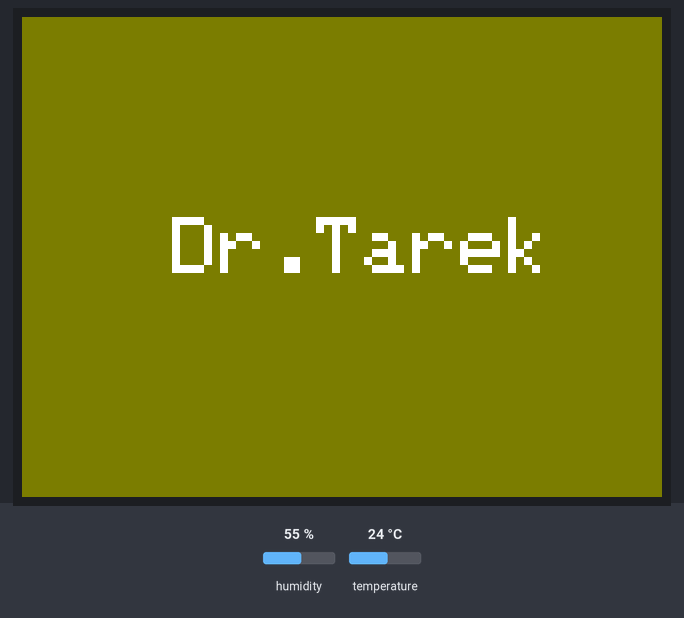
The sketch below on a simulated Arduino Mega 2560, built with avr-gcc and run on an emulated ATmega2560. On the bench: 320×240 colour display. Inputs (shaded band) come from the test bench; at power-on: humidity 55 %, temperature 24 °C. What the sketch prints to the serial monitor is not drawn.

Above: at 2.4 s.
At 13.5 s:
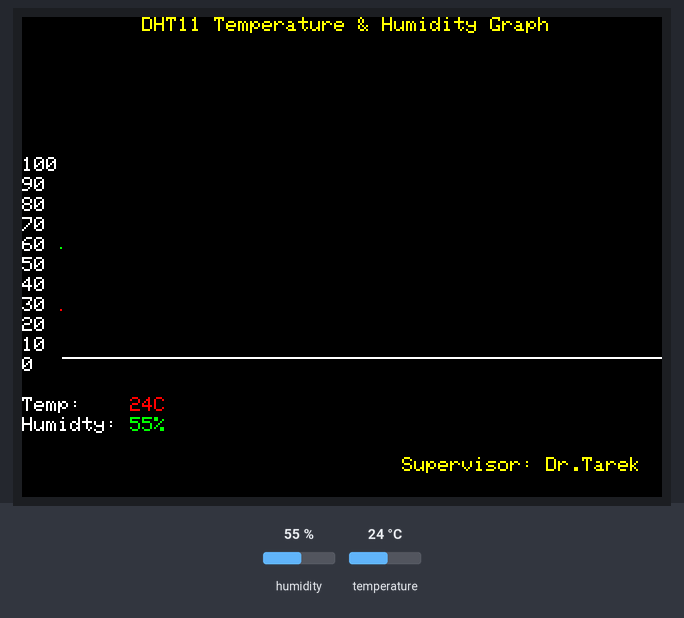
13.6 s: humidity set to 22 %
17.0 s: temperature set to 12 °C
At 19.0 s:
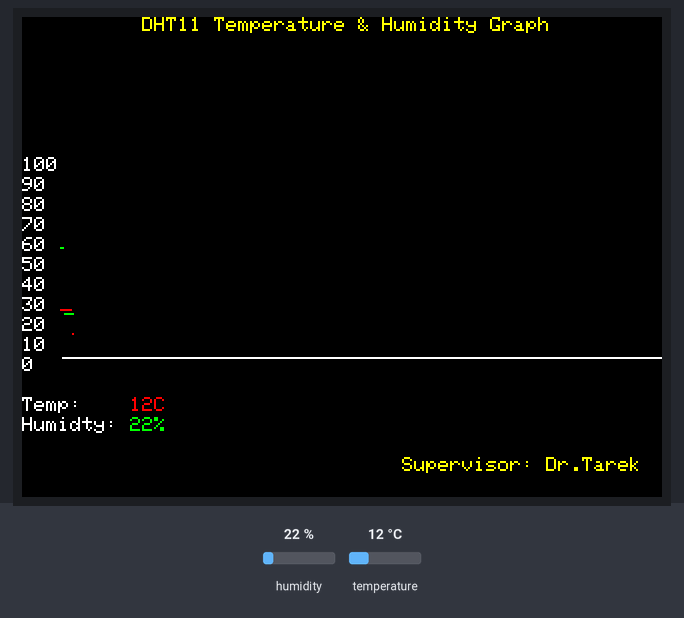
21.1 s: humidity set to 40 %
25.2 s: temperature set to 19 °C
Timing chart, 0 to 28.2 s (numbered marks = the images above; inputs shaded):
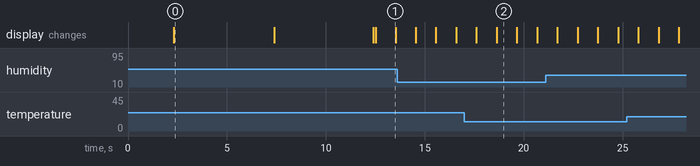

The sketch:

Display-1.ino
```cpp
/*
 * TFTLCD Temp & Humidity Graph with alarm
 * with DHT11
 *
 * learnelectronics
 * 23 JUN 2017
 *
 * www.youtube.com/c/learnelectronics
 * arduino0169@gmail.com
 */

#include <Adafruit_GFX.h>                                       //graphix library for drawing
#include <Adafruit_TFTLCD.h>                                    //LCD library to drive screen
#include "MCUFRIEND_kbv.h"
#include "DHT.h"                                                //dht library

// #define LCD_CS A3                                               // Chip Select goes to Analog 3
// #define LCD_CD A2                                               // Command/Data goes to Analog 2
// #define LCD_WR A1                                               // LCD Write goes to Analog 1
// #define LCD_RD A0                                               // LCD Read goes to Analog 0

// #define LCD_RESET A4                                            //LCD reset to analog 4
#define DHTPIN A5                                               //DHT11 on digital 53 (Mega)
#define DHTTYPE DHT11                                           //define dht type (11,21,22)


#define BLACK   0x0000                                          //hex colors to english
#define BLUE    0x001F
#define RED     0xF800
#define GREEN   0x07E0
#define CYAN    0x07FF
#define MAGENTA 0xF81F
#define YELLOW  0xFFE0
#define WHITE   0xFFFF

// Adafruit_TFTLCD tft(LCD_CS, LCD_CD, LCD_WR, LCD_RD, LCD_RESET); //create instance of LCD called tft
MCUFRIEND_kbv tft(A3, A2, A1, A0, A4);
DHT dht(DHTPIN, DHTTYPE);                                       //create instance of dht called dht


void setup(void) {
  Serial.begin(9600);                                           //serial comms for debug
  dht.begin();
  tft.reset();                                                  //reset the screen
  tft.begin(0x9486);
  tft.width();
  tft.height();                                            //start screen using chip identifier hex

  tft.setRotation(1);                                           //set rotation for wide screen
  tft.fillScreen(YELLOW);                                        //fill screen with black (ersatz clear)
  tft.setCursor(110,100);                                        //cursor to upper left
  tft.setTextSize(2);
  tft.setTextColor(RED);
  tft.print("Welcome\n");
  tft.setCursor(70,120);
  tft.print("To Our Project!");
  delay(2000);

  tft.fillScreen(TFT_OLIVE);                                        //fill screen with black (ersatz clear)
  tft.setCursor(75,100);                                        //cursor to upper left
  tft.setTextSize(4);
  tft.setTextColor(TFT_WHITE);
  tft.print("Dr.Tarek\n");
  delay(5000);

  tft.fillScreen(TFT_CYAN);                                        //fill screen with black (ersatz clear)
  tft.setCursor(80,10);                                        //cursor to upper left
  tft.setTextSize(2);
  tft.setTextColor(TFT_BLACK);
  tft.print("Project team:\n");
  tft.setCursor(50,40);
  tft.print("1-Antonious Emad\n");
  tft.setCursor(50,60);
  tft.print("2-Paula Ayman\n");
  tft.setCursor(50,80);
  tft.print("3-Paula Emad\n");
  tft.setCursor(50,100);
  tft.print("4-Michael Samy\n");
  delay(5000);


  // pinMode(26,OUTPUT);

}

void loop(void) {

      tft.fillScreen(BLACK);
      tft.setTextSize(1);
      tft.setTextColor(WHITE);

      tft.setCursor(0, 70);
      tft.print("100");

      tft.setCursor(0, 80);
      tft.print("90");

      tft.setCursor(0, 90);
      tft.print("80");

      tft.setCursor(0, 100);
      tft.print("70");

      tft.setCursor(0, 110);
      tft.print("60");

      tft.setCursor(0, 120);
      tft.print("50");

      tft.setCursor(0, 130);
      tft.print("40");

      tft.setCursor(0, 140);
      tft.print("30");

      tft.setCursor(0, 150);
      tft.print("20");

       tft.setCursor(0, 160);
      tft.print("10");

       tft.setCursor(0, 170);
      tft.print("0");

      tft.drawLine(20, 170, 319, 170, WHITE);

      tft.setCursor(0, 0);
      tft.setTextSize(1);
      tft.setTextColor(YELLOW);
      tft.print("          DHT11 Temperature & Humidity Graph");
      tft.setCursor(190,220);
      tft.setTextSize(1);
      tft.print("Supervisor: Dr.Tarek");

  for(int j=20;j<320;j++){

      int t = dht.readTemperature();
          Serial.print("Temp: ");
          Serial.println(t);
      int h = dht.readHumidity();
          Serial.print("Humidity: ");
          Serial.println(h);
      //  if(h>80){
      //   digitalWrite(26,HIGH);
      //   delay(500);
      //   digitalWrite(26,LOW);
      //  }

      tft.setTextColor(WHITE);
      tft.setCursor(0, 190);
      tft.print("Temp:    ");
      tft.setTextColor(RED);tft.print(t);
      tft.print("C");
      tft.setCursor(0,200);
      tft.setTextColor(WHITE);tft.print("Humidty: ");
      tft.setTextColor(GREEN);tft.print(h);
      tft.print("%");


      tft.drawPixel(j-1, 170-t, RED);
      tft.drawPixel(j-1, 170-h, GREEN);

      delay(1000);
      tft.fillRect(0, 180, 150, 50, BLACK);

  }

}
```

Measured:
- what the display in image 0 shows lasts 5.1 s, from 2.3 s to 7.4 s
